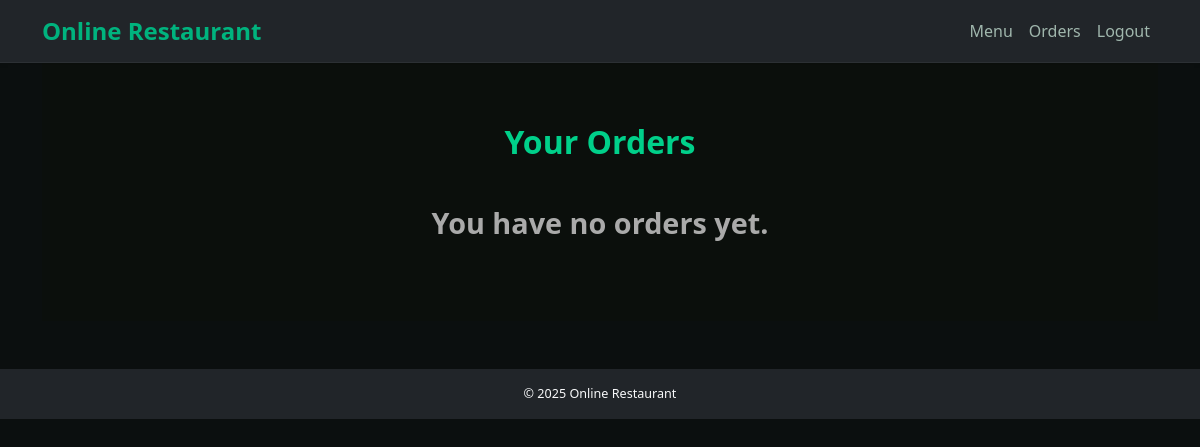
/orders (signed in), run on an earlier commit of the app's database.
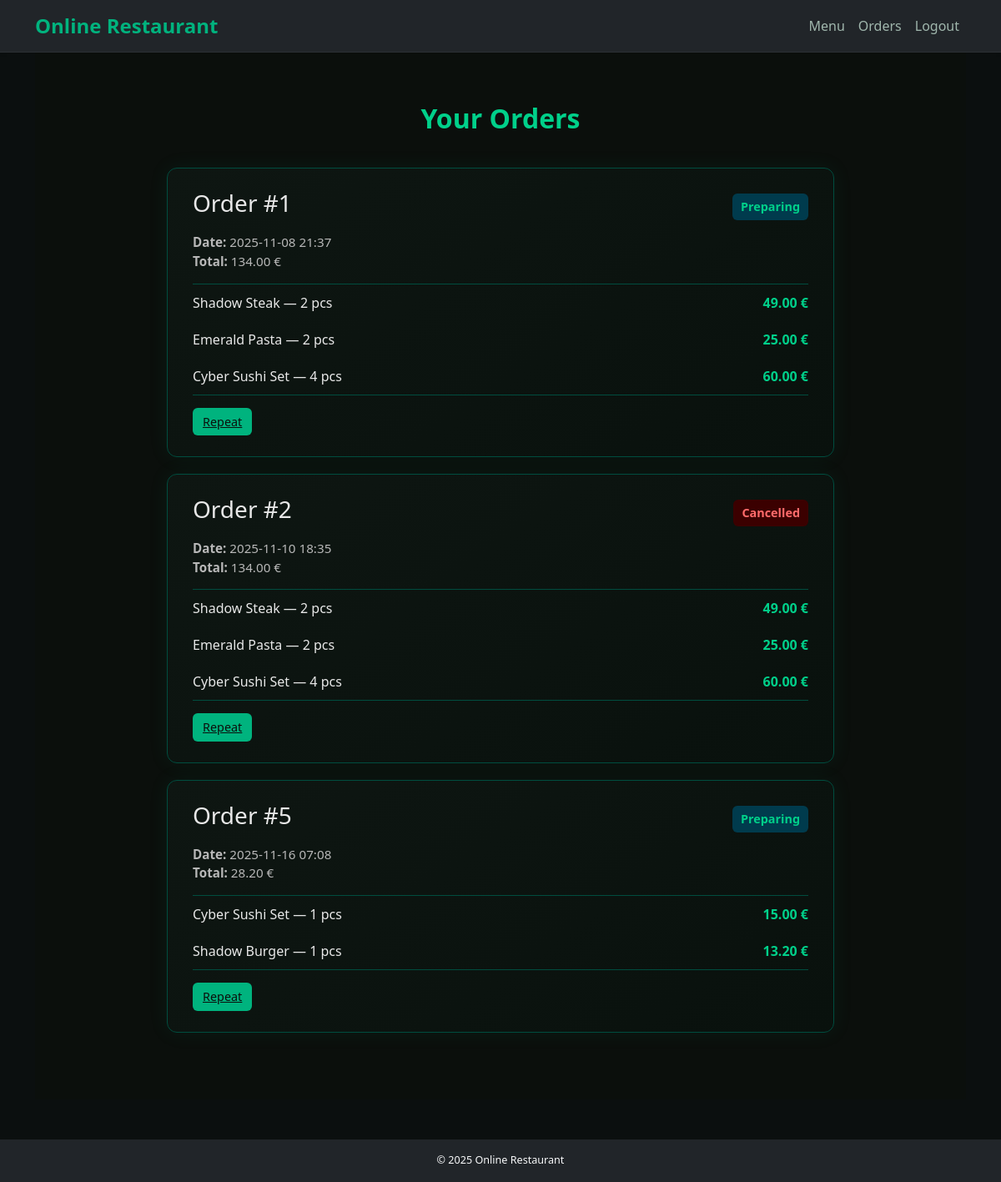
And on a later commit of the database.
### models/models.py (models this page shows)
class Order(db.Model):
    id = db.Column(db.Integer, primary_key=True)
    user_id = db.Column(db.Integer, db.ForeignKey('user.id'), nullable=False)
    total_price = db.Column(db.Float, nullable=False)
    date = db.Column(db.DateTime, server_default=db.func.now())
    items = db.relationship('OrderItem', backref='order', lazy=True)
    status = db.Column(db.String(50), default='Pending')

class OrderItem(db.Model):
    id = db.Column(db.Integer, primary_key=True)
    order_id = db.Column(db.Integer, db.ForeignKey('order.id'), nullable=False)
    dish_id = db.Column(db.Integer, db.ForeignKey('dish.id'), nullable=False)
    quantity = db.Column(db.Integer, nullable=False)
    dish = db.relationship('Dish')

class Dish(db.Model):
    id = db.Column(db.Integer, primary_key=True)
    name = db.Column(db.String(100), nullable=False)
    description = db.Column(db.Text, nullable=False)
    price = db.Column(db.Float, nullable=False)
    image_url = db.Column(db.String(255))

### routes/main.py (the view)
@main_bp.route('/orders')
@login_required
def orders():
    user_orders = Order.query.filter_by(user_id=current_user.id).all()
    return render_template('order_history.html', orders=user_orders)

### app.py (called while the page is built)
@login_manager.user_loader
def load_user(user_id):
    from models.models import User
    return User.query.get(int(user_id))

def create_app():
    app = Flask(__name__)
    app.config.from_object(Config)
    app.config.from_pyfile('config.py', silent=True)
    db.init_app(app)
    migrate.init_app(app, db)
    login_manager.init_app(app)
    csrf.init_app(app)
    limiter.init_app(app)
    from routes.auth import auth_bp
    from routes.main import main_bp
    from routes.admin import admin_bp
    app.register_blueprint(auth_bp)
    app.register_blueprint(main_bp)
    app.register_blueprint(admin_bp)
    @app.after_request
    def set_headers(resp):
        resp.headers["Content-Security-Policy"] = (
            "default-src 'self'; img-src 'self' data:; style-src 'self' 'unsafe-inline'"
        )
        return resp
    return app

### templates/order_history.html (shortened to what this page needs)
{% extends 'base.html' %}
{% block content %}
<section class="orders-section fade-in">
  <h2 class="orders-title">Your Orders</h2>
  {% if orders %}
    {% for order in orders %}
    <div class="order-card">
      <div class="order-header">
        <h3>Order #{{ order.id }}</h3>
        <span class="order-status {{ order.status|lower }}">{{ order.status }}</span>
      </div>
      <p class="order-meta">
        <strong>Date:</strong> {{ order.date.strftime('%Y-%m-%d %H:%M') }}<br>
        <strong>Total:</strong> {{ "%.2f"|format(order.total_price) }} €
      </p>
      <ul class="order-list">
        {% for item in order.items %}
        <li>
          <span>{{ item.dish.name }} — {{ item.quantity }} pcs</span>
          <span class="order-price">{{ "%.2f"|format(item.dish.price * item.quantity) }} €</span>
        </li>
        {% endfor %}
      </ul>
      <div class="order-actions">
        <a href="{{ url_for('main.repeat_order', order_id=order.id) }}" class="btn-small edit">Repeat</a>
      </div>
    </div>
    {% endfor %}
  {% else %}
    <p class="empty-text">You have no orders yet.</p>
  {% endif %}
</section>
{% endblock %}

What changed in the data, as far as the page shows it:
added Order: id "1", status "Preparing", date "2025-11-08 21:37", total_price "134.00"
added OrderItem: dish.name "Shadow Steak", quantity "2", shown under "1"
now on this page (row unchanged): Dish: item.dish.price*item.quantity "49.00"
added OrderItem: dish.name "Emerald Pasta", quantity "2", shown under "1"
now on this page (row unchanged): Dish: item.dish.price*item.quantity "25.00"
added OrderItem: dish.name "Cyber Sushi Set", quantity "4", shown under "1"
now on this page (row unchanged): Dish: item.dish.price*item.quantity "60.00", item.dish.price*item.quantity "15.00"
added Order: id "2", status "Cancelled", date "2025-11-10 18:35", total_price "134.00"
added OrderItem: dish.name "Shadow Steak", quantity "2"
added OrderItem: dish.name "Emerald Pasta", quantity "2"
added OrderItem: dish.name "Cyber Sushi Set", quantity "4", shown under "2"
added Order: id "5", status "Preparing", date "2025-11-16 07:08", total_price "28.20"
added OrderItem: dish.name "Cyber Sushi Set", quantity "1", shown under "5"
added OrderItem: dish.name "Shadow Burger", quantity "1", shown under "5"
now on this page (row unchanged): Dish: item.dish.price*item.quantity "13.20"
Also different on the page:
text no longer shown: "You have no orders yet."
